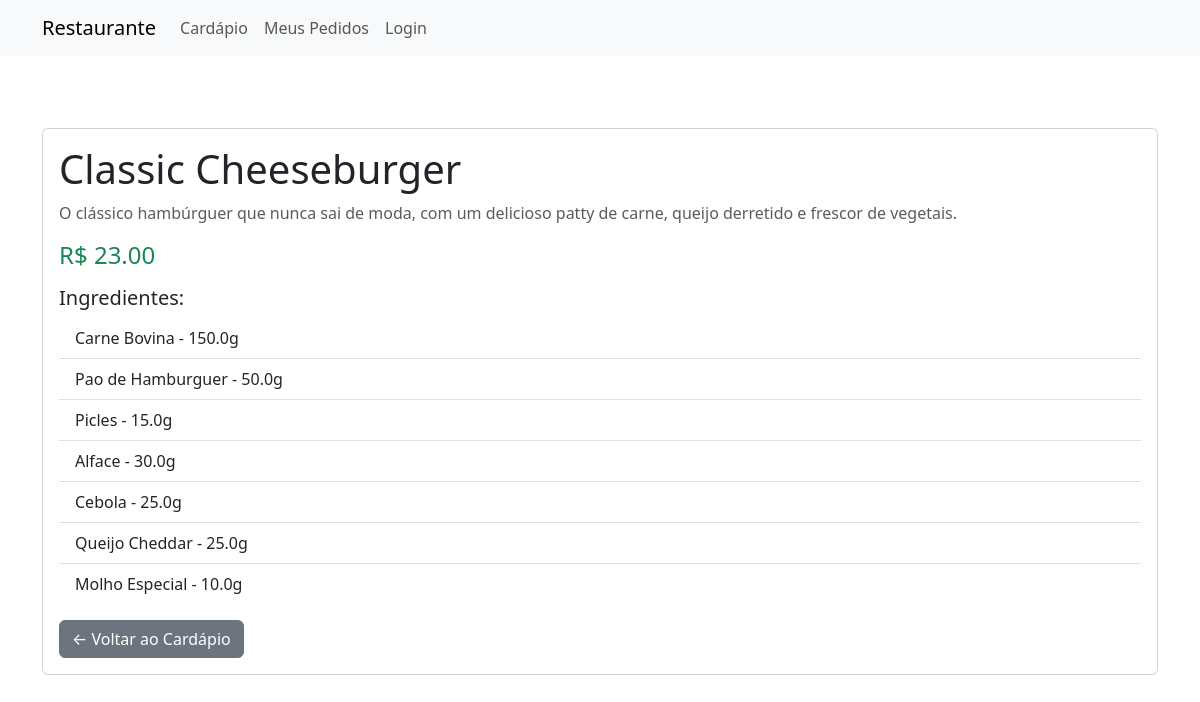
The page /prato/5/ on the database its author committed.
### restaurante/models.py (models this page shows, shortened)
class Prato(models.Model):
    id_prato = models.AutoField(primary_key=True)
    descricao = models.TextField(blank=True, null=True)
    nome = models.CharField(max_length=100)
    preco = models.DecimalField(max_digits=10, decimal_places=2)
    ingredientes = models.ManyToManyField('Ingrediente', through='PratoIngrediente', related_name='pratos')

class PratoIngrediente(models.Model):
    prato = models.ForeignKey(Prato, on_delete=models.CASCADE)
    ingrediente = models.ForeignKey(Ingrediente, on_delete=models.SET_NULL, null=True)
    quantidade = models.FloatField()

class Ingrediente(models.Model):
    nome = models.CharField(max_length=100)

### restaurante/views.py (the view)
# urls.py: path('prato/<str:id_prato>/', views.prato, name='prato'),  # Exibe detalhes de um prato específico
def prato(request, id_prato):
    prato = Prato.objects.get(id_prato=id_prato)
    context = {
        'prato': prato,  # 👈 passando o objeto inteiro
    }
    return render(request, 'restaurante/prato.html', context)

### restaurante/templates/restaurante/prato.html (shortened to what this page needs)
{% extends "restaurante/base.html" %}
{% block content %}
<div class="card">
  <div class="card-body">
    <h1 class="card-title">{{ prato.nome }}</h1>
    <p class="card-text text-muted">{{ prato.descricao|default:"Sem descrição." }}</p>
    <h4 class="text-success my-3">R$ {{ prato.preco }}</h4>
    <h5>Ingredientes:</h5>
    {% if prato.pratoingrediente_set.all %}
      <ul class="list-group list-group-flush mb-3">
        {% for item in prato.pratoingrediente_set.all %}
          <li class="list-group-item">{{ item.ingrediente.nome }} - {{ item.quantidade }}g</li>
        {% endfor %}
      </ul>
    {% else %}
      <p class="text-muted">Ingredientes não especificados.</p>
    {% endif %}
    <a href="{% url 'cardapio' %}" class="btn btn-secondary">← Voltar ao Cardápio</a>
  </div>
</div>
{% endblock %}

### restaurante/templates/restaurante/base.html (shortened to what this page needs)
<!DOCTYPE html>
<html lang="pt-br">
<head>
    <link href="https://cdn.jsdelivr.net/npm/bootstrap@5.3.0-alpha1/dist/css/bootstrap.min.css" rel="stylesheet">
</head>
<body>
    <nav class="navbar navbar-expand-lg navbar-light bg-light fixed-top">
        <div class="container">
            <a class="navbar-brand" href="{% url 'cardapio' %}">Restaurante</a>
            <div class="collapse navbar-collapse" id="navbarNav">
                <ul class="navbar-nav ml-auto">
                    <li class="nav-item">
                        <a class="nav-link" href="{% url 'cardapio' %}">Cardápio</a>
                    </li>
                    {% if not user.is_authenticated and not user.is_staff %}
                        <li class="nav-item">
                            <a class="nav-link" href="{% url 'meus_pedidos' %}">Meus Pedidos</a>
                        </li>
                        <li class="nav-item">
                            <form method="POST" action="{% url 'login' %}">
                                <button class="nav-link btn btn-link" type="submit" >Login</button>
                            </form>
                        </li>
                    {% endif %}
                </ul>
            </div>
        </div>
    </nav>
    <div class="container mt-5">
        {% block content %}
        {% endblock %}
    </div>
</body>
</html>

### restaurante/templates/restaurante/base.html (style rules this page uses)
body { padding-top: 80px; }

### rows shown on the page
Prato: nome "Classic Cheeseburger", descricao "O clássico hambúrguer que nunca sai de moda, com um delicioso patty de carne, queijo derretido e frescor de vegetais.", preco "23.00"
PratoIngrediente: ingrediente.nome "Carne Bovina", quantidade "150.0"
PratoIngrediente: ingrediente.nome "Pao de Hamburguer", quantidade "50.0"
PratoIngrediente: ingrediente.nome "Picles", quantidade "15.0"
PratoIngrediente: ingrediente.nome "Alface", quantidade "30.0"
PratoIngrediente: ingrediente.nome "Cebola", quantidade "25.0"
PratoIngrediente: ingrediente.nome "Queijo Cheddar", quantidade "25.0"
PratoIngrediente: ingrediente.nome "Molho Especial", quantidade "10.0"
